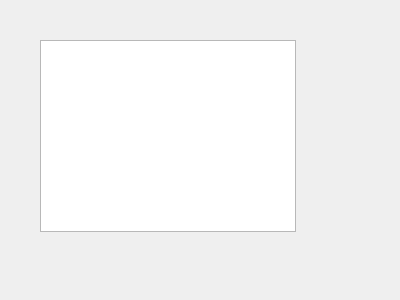
<?xml version="1.0" encoding="UTF-8"?>
<ui version="4.0">
 <class>historia</class>
 <widget class="QDialog" name="historia">
  <property name="geometry">
   <rect>
    <x>0</x>
    <y>0</y>
    <width>400</width>
    <height>300</height>
   </rect>
  </property>
  <property name="windowTitle">
   <string>Dialog</string>
  </property>
  <widget class="QTableView" name="tableView">
   <property name="geometry">
    <rect>
     <x>40</x>
     <y>40</y>
     <width>256</width>
     <height>192</height>
    </rect>
   </property>
  </widget>
 </widget>
 <resources/>
 <connections/>
</ui>
